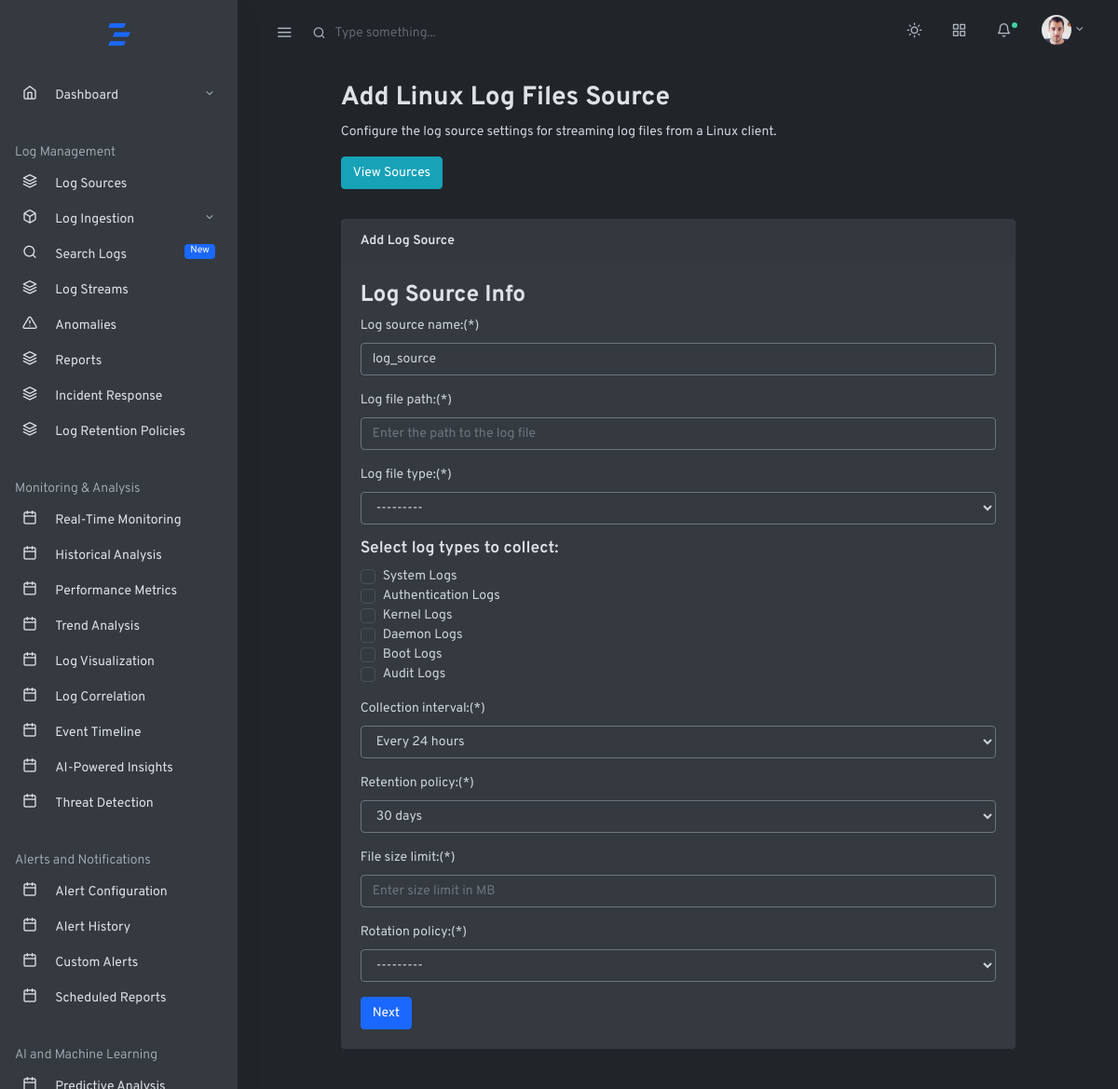
Page /home/linux/logfilestreams/ on the committed database.
### log_management_app/models.py (models this page shows)
class LinuxLogType(models.Model):
    name = models.CharField(max_length=20, unique=True)
    def __str__(self):
        return self.name

### log_management_app/views.py (the view)
# urls.py: path('home/linux/logfilestreams/',views.linuxlogfilestreams,name='linuxlogfilestreams'),
def linuxlogfilestreams(request):
    if request.method=='POST':
        logfileform=LinuxFileLogSourceForm(request.POST)
        if logfileform.is_valid():
            logfileform=logfileform.save()
            return redirect('logsources')
    else:
        logfileform=LinuxFileLogSourceForm()
    context={'logfileform':logfileform}
    return render(request,'baseapp/logingestion/systemlogs/linux/logfilestreamform.html',context)

### log_management_app/forms.py
class LinuxFileLogSourceForm(forms.ModelForm):
    class Meta:
        model = LinuxFileLogSource
        fields = [
            'log_source_name',
            'log_file_path',
            'log_type',
            'log_file_type',
            'collection_interval',
            'file_size_limit',
            'rotation_policy',
            'retention_policy'
        ]
        widgets = {
            'log_source_name': forms.TextInput(attrs={'class': 'form-control', 'placeholder': 'Enter log source name'}),
            'log_file_path': forms.TextInput(attrs={'class': 'form-control', 'placeholder': 'Enter the path to the log file'}),
            'log_file_type': forms.Select(attrs={'class': 'form-control'}),
            'collection_interval': forms.Select(attrs={'class': 'form-control'}),
            'retention_policy': forms.Select(attrs={'class': 'form-control'}),
            'file_size_limit': forms.NumberInput(attrs={'class': 'form-control', 'placeholder': 'Enter size limit in MB'}),
            'rotation_policy': forms.Select(attrs={'class': 'form-control'}),
        }

### log_management_app/templates/baseapp/logingestion/systemlogs/linux/logfilestreamform.html (shortened to what this page needs)
{% extends 'mainhome.html' %}
{% block content %}
<div class="container-fluid">
    <div class="row justify-content-center">
        <div class="col-12 col-lg-10">
            <h2 class="page-title">Add Linux Log Files Source</h2>
            <p>Configure the log source settings for streaming log files from a Linux client.</p>
            <a href="{% url 'logsources' %}" class="btn mb-2 btn-info">View Sources</a>
            <div class="card my-4">
                <div class="card-header">
                    <strong>Add Log Source</strong>
                </div>
                <div class="card-body">
                    <form method="post" action="{% url 'linuxlogfilestreams' %}">
                        <div>
                            <h3>Log Source Info</h3>
                            <section>
                                <div class="form-group">
                                    {{ logfileform.log_source_name.label_tag }}(*)
                                    {{ logfileform.log_source_name }}
                                </div>
                                <div class="form-group">
                                    {{ logfileform.log_file_path.label_tag }}(*)
                                    {{ logfileform.log_file_path }}
                                </div>
                                <div class="form-group">
                                    {{ logfileform.log_file_type.label_tag }}(*)
                                    {{ logfileform.log_file_type }}
                                </div>
                                <h5>Select log types to collect:</h5>
                                <div class="form-group">
                                    {% for checkbox in logfileform.log_type %}
                                        <div class="custom-control custom-checkbox">
                                            <label class="custom-control-label" for="customCheck{{ forloop.counter }}">
                                                {{ checkbox.choice_label }}
                                            </label>
                                        </div>
                                    {% endfor %}
                                </div>
                                <div class="form-group">
                                    {{ logfileform.collection_interval.label_tag }}(*)
                                    {{ logfileform.collection_interval }}
                                </div>
                                <div class="form-group">
                                    {{ logfileform.retention_policy.label_tag }}(*)
                                    {{ logfileform.retention_policy }}
                                </div>
                                <div class="form-group">
                                    {{ logfileform.file_size_limit.label_tag }}(*)
                                    {{ logfileform.file_size_limit }}
                                </div>
                                <div class="form-group">
                                    {{ logfileform.rotation_policy.label_tag }}(*)
                                    {{ logfileform.rotation_policy }}
                                </div>
                                <div>
                                    <button type="submit" class="btn btn-primary">Next</button>
                                </div>
                            </section>
                        </div>
                    </form>
                </div>
            </div>
        </div>
    </div>
</div>
{% endblock %}

### rows in the picture
LinuxLogType: choice_label "System Logs"
LinuxLogType: choice_label "Authentication Logs"
LinuxLogType: choice_label "Kernel Logs"
LinuxLogType: choice_label "Daemon Logs"
LinuxLogType: choice_label "Boot Logs"
LinuxLogType: choice_label "Audit Logs"

### other values in the picture
{{ logfileform.log_source_name.label_tag }} "Log source name:"
{{ logfileform.log_file_path.label_tag }} "Log file path:"
{{ logfileform.log_file_type.label_tag }} "Log file type:"
{{ logfileform.collection_interval.label_tag }} "Collection interval:"
{{ logfileform.retention_policy.label_tag }} "Retention policy:"
{{ logfileform.file_size_limit.label_tag }} "File size limit:"
{{ logfileform.rotation_policy.label_tag }} "Rotation policy:"
